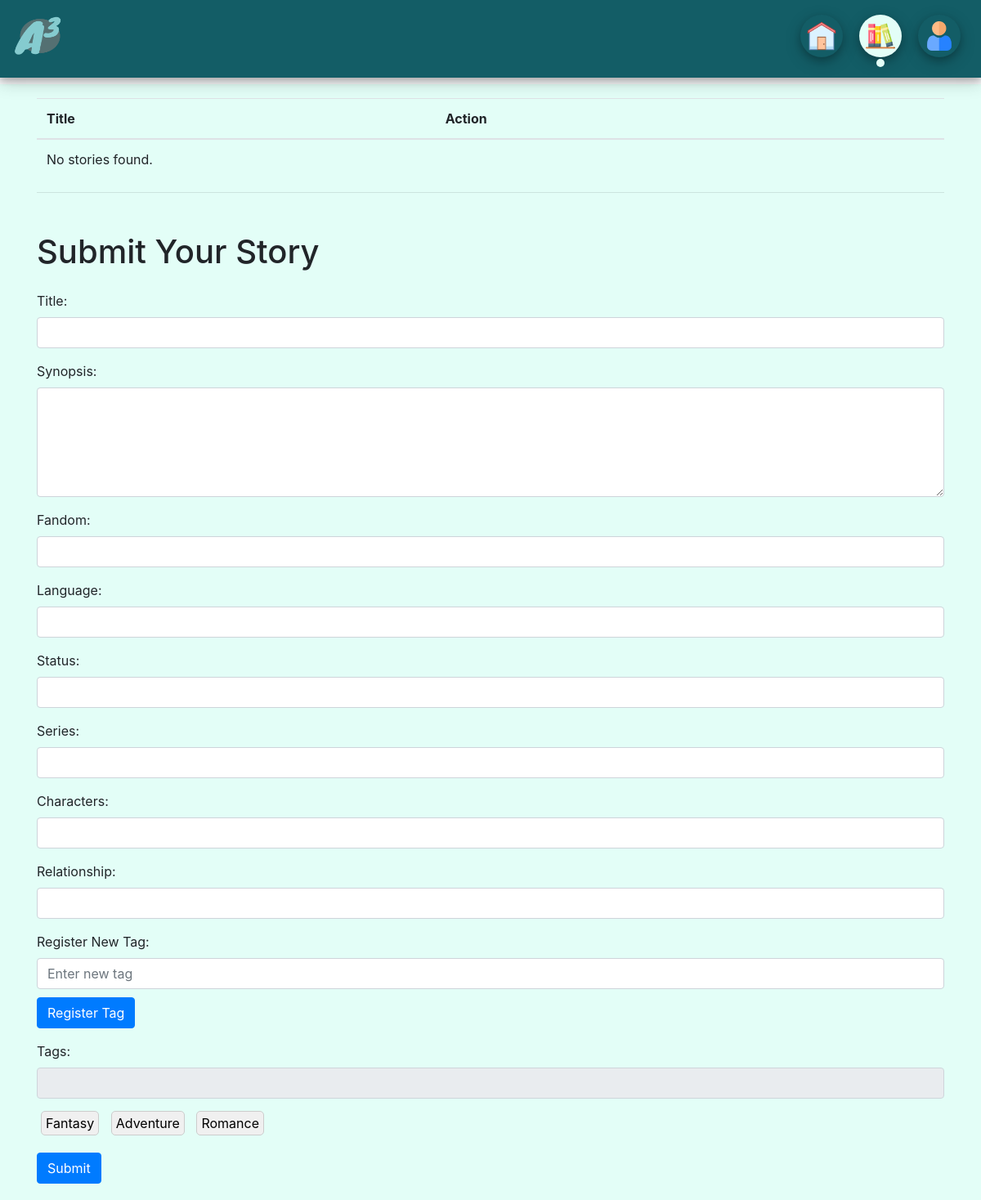
Page /write/input.php (signed in) on the earlier database version.
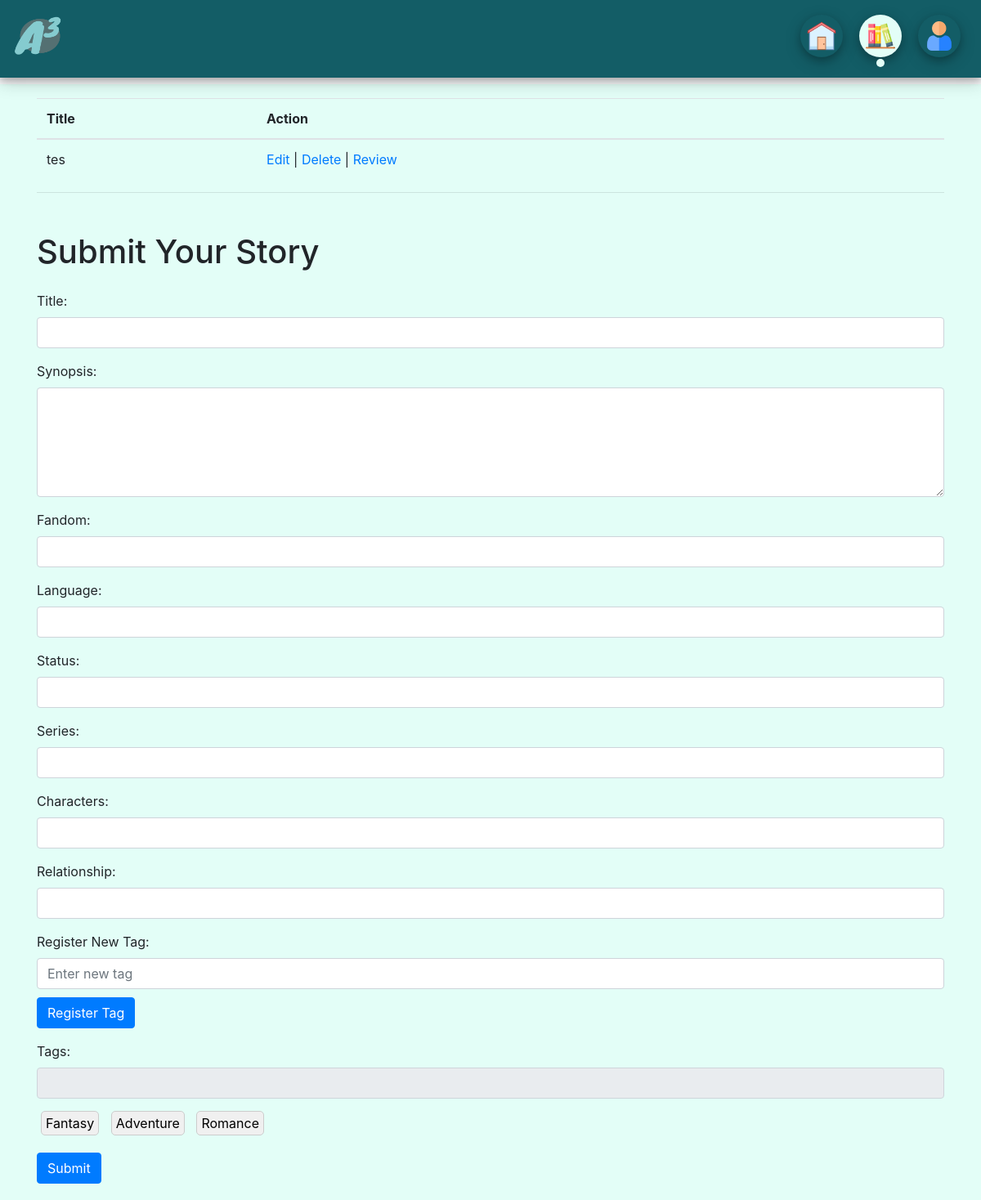
Same page on the later database version.
### tables this page shows
CREATE TABLE `stories` (
  `id` int(11) NOT NULL,
  `title` varchar(100) NOT NULL,
  `author` varchar(100) NOT NULL,
  `description` text NOT NULL,
  `user_id` int(11) DEFAULT NULL,
  `image_path` varchar(255) DEFAULT NULL,
  `Fandom` varchar(255) DEFAULT NULL,
  `Language` varchar(50) DEFAULT NULL,
  `Status` varchar(50) DEFAULT NULL,
  `Series` varchar(255) DEFAULT NULL,
  `Characters` text DEFAULT NULL,
  `Relationship` varchar(255) DEFAULT NULL,
  `Addtags` text DEFAULT NULL
);

### write/input.php (the view, shortened to what the changed rows need)
<!DOCTYPE html>
<html lang="en">
<head>
    <link rel="stylesheet" href="https://stackpath.bootstrapcdn.com/bootstrap/4.5.2/css/bootstrap.min.css">
    <link rel="stylesheet" href="./style/input.css">
</head>
<body style="background-color:#E3FEF7;">
    <div class="container">
        <h1 class="mt-5 mb-4">Writer Dashboard</h1>
        <table class="table">
            <thead>
                <tr>
                    <th>Title</th>
                    <th>Action</th>
                </tr>
            </thead>
            <tbody>
                <?php
                    $servername = "localhost";
                    $username = "root";
                    $password = "";
                    $database = "alternate_arc";
                    $conn = new mysqli($servername, $username, $password, $database);
                    $author = $_SESSION['username'];
                    $sql = "SELECT id, title, description FROM stories WHERE author = ?";
                    $stmt = $conn->prepare($sql);
                    $stmt->bind_param("s", $author);
                    $stmt->execute();
                    $result = $stmt->get_result();
                    if ($result->num_rows > 0) {
                        while ($row = $result->fetch_assoc()) {
                            echo "<tr>";
                            echo "<td>" . $row['title'] . "</td>";
                            echo "<td>
                                    <a href='edit_story.php?id=" . $row['id'] . "'>Edit</a> |
                                    <a href='delete_story.php?id=" . $row['id'] . "'>Delete</a> |
                                    <a href='story.php?id=" . $row['id'] . "'>Review</a>
                                  </td>";
                            echo "</tr>";
                        }
                    } else {
                        echo "<tr><td colspan='3'>No stories found.</td></tr>";
                    }
                ?>
            </tbody>
        </table>
        <div>
    <h1 class="mt-5 mb-4">Submit Your Story</h1>
</div>
</body>
</html>

Differences in the rows shown:
added stories: title "tes"
Other differences:
text no longer shown: "No stories found."
